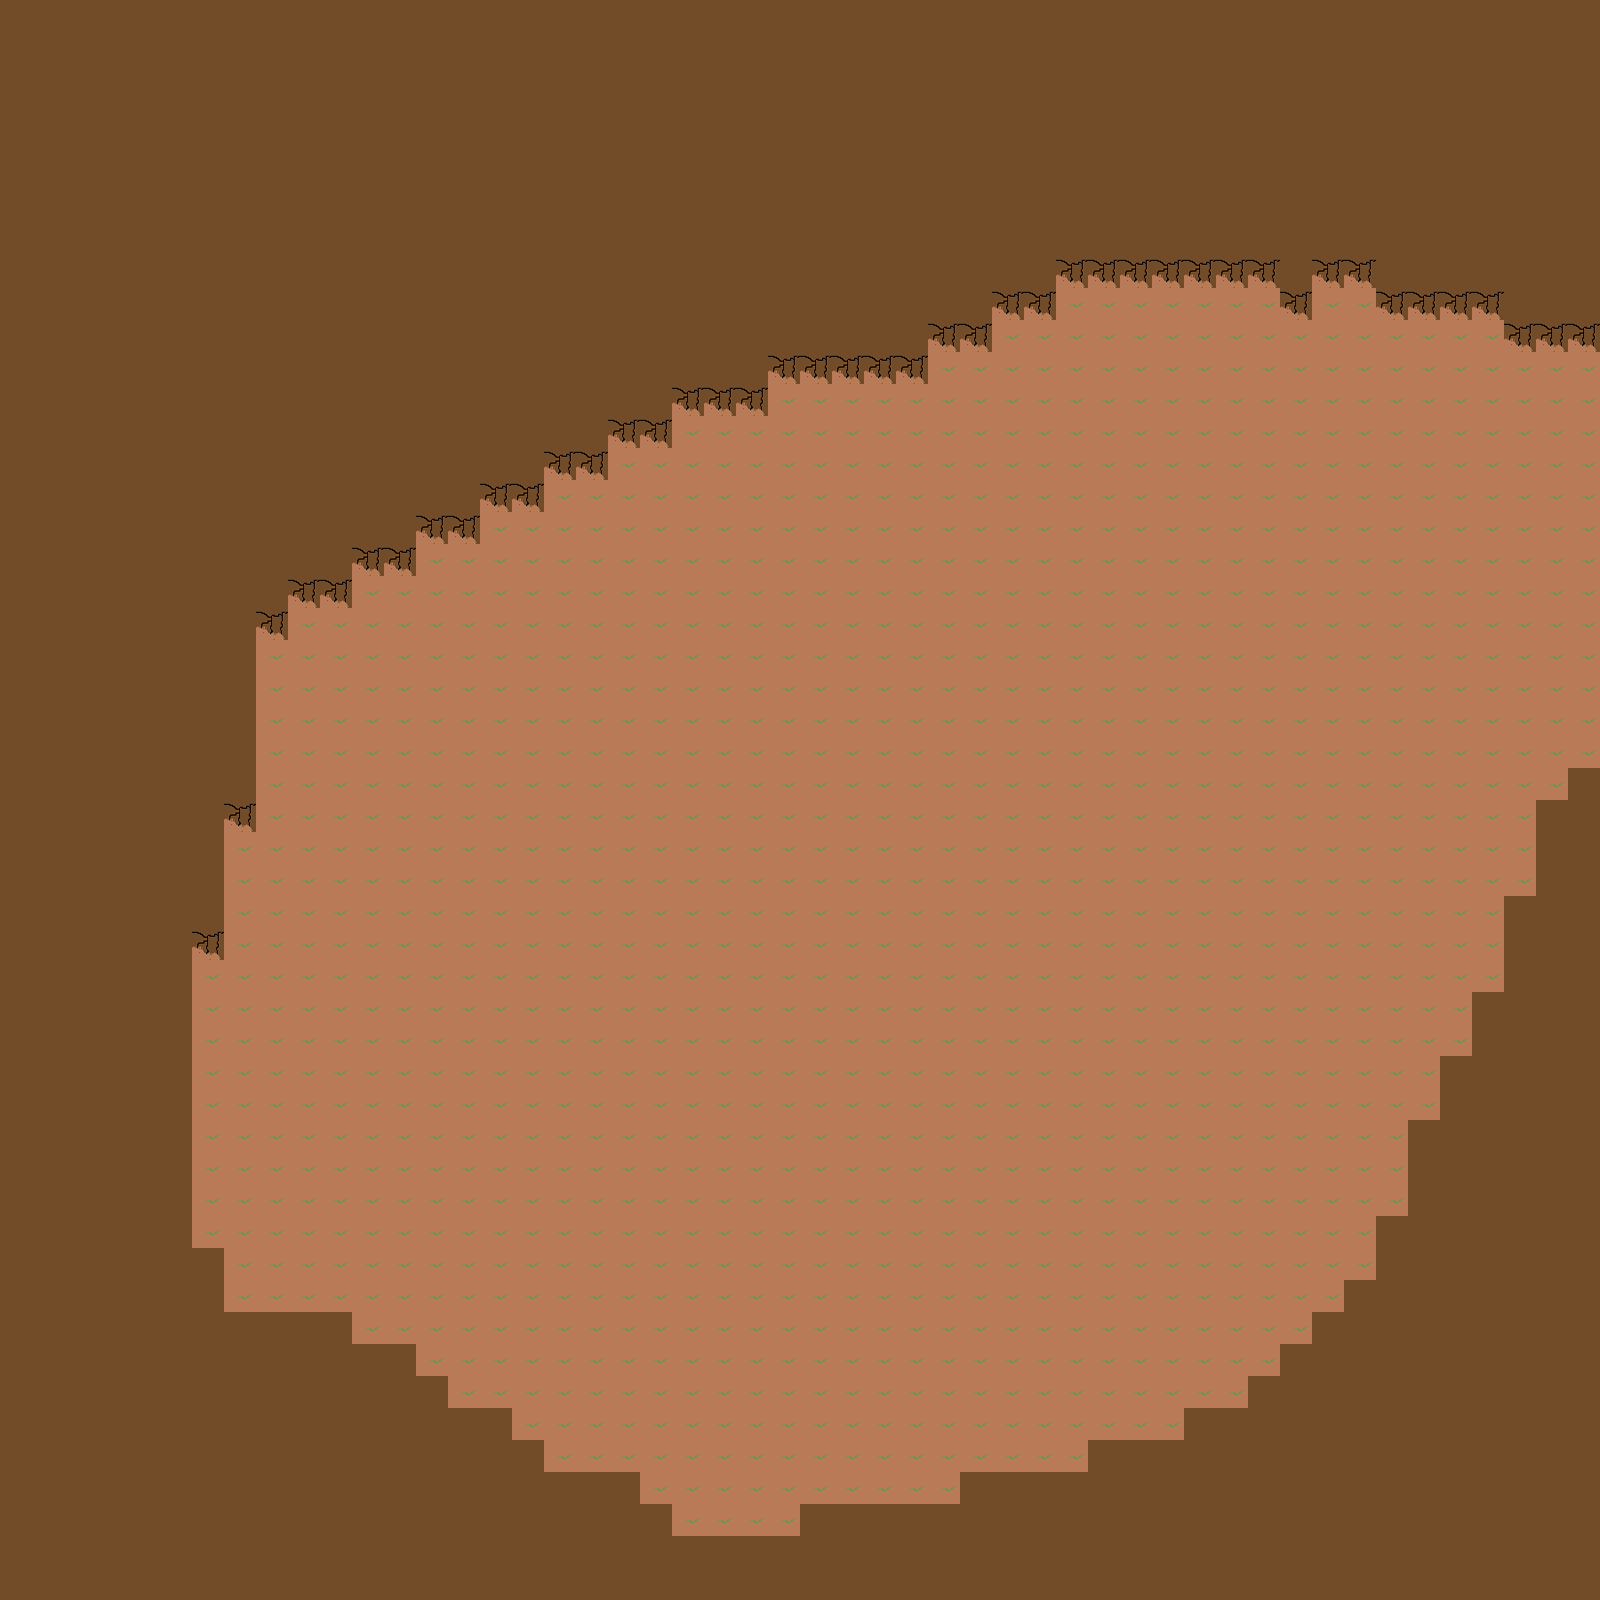

A 2D game scene composited from a Tiled map and its tileset images. What follows is a short description and the map's XML, with each tile layer's data collapsed to a summary:
An orthogonal 50x50 tile map with 32x32 px tiles, 2 tile layers (ground, walls), 3 tilesets.

<map version="1.5" tiledversion="1.5.0" orientation="orthogonal" renderorder="right-down" width="50" height="50" tilewidth="32" tileheight="32" infinite="0" nextlayerid="3" nextobjectid="1">
 <tileset firstgid="1" source="ground.tsx" />
 <tileset firstgid="2" source="wall.tsx" />
 <tileset firstgid="3" source="nothing.tsx" />
 <layer id="1" name="ground" width="50" height="50">
  <data>[2500 cells, 2500 non-empty, 1 distinct tile ids]</data>
 </layer>
 <layer id="2" name="walls" width="50" height="50">
  <data>[2500 cells, 1217 non-empty, 2 distinct tile ids]</data>
 </layer>
</map>
